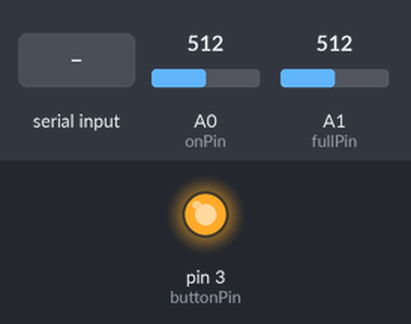
A sketch run on a simulated Arduino Uno, built with avr-gcc and run on an emulated ATmega328P. Shown: output pins drawn as LEDs (lit = HIGH). The test bench sets the inputs (shaded band); at power-on: A0 (onPin) = 512, A1 (fullPin) = 512. What the sketch prints to the serial monitor is not drawn.

Above: at 1.2 s.
1.3 s: "toggle_power" received over Serial
At 2.13 s:
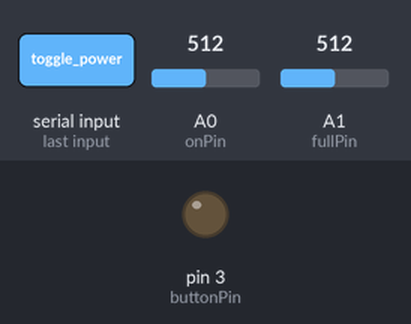
Timing chart, 0 to 4.3 s (numbered marks = the images above; inputs shaded):
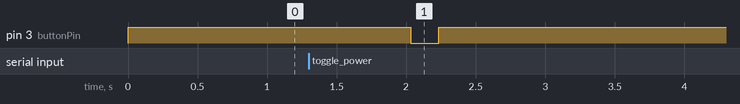

The sketch:

sketch.ino
```cpp
const int buttonPin = 3;
const int onPin = A0;
const int fullPin = A1;

bool isOn = false;
bool isFull = false;

void setup() {
  // Set button pin to HIGH immediately, otherwise humidifier toggles state on start.
  pinMode(buttonPin, OUTPUT);
  digitalWrite(buttonPin, HIGH);

  Serial.begin(9600);
}

void loop() {
  String command = readSerial();

  if (command == "toggle_power") {
    togglePower();
  }

  bool readIsOn = readOnState();
  bool readIsFull = readFullState();

  if(readIsOn != isOn) {
    isOn = readIsOn;
    Serial.println("{\"event\": \"on_state_changed\", \"new_value\": " + String(isOn) + "}");
  }

  if(readIsFull != isFull) {
    isFull = readIsFull;
    Serial.println("{\"event\": \"full_state_changed\", \"new_value\": " + String(isFull) + "}");
  }

  delay(1000);

}

String readSerial() {
  String command = "";

  while(Serial.available()) {
    char character = Serial.read();
    command.concat(character);
  }

  return command;
}

void togglePower() {
  // Fake user holding down button.
  digitalWrite(buttonPin, LOW);

  delay(200);

  // Fake user releasing button.
  digitalWrite(buttonPin, HIGH);

  Serial.println("{\"event\": \"power_toggled\"}");
}

bool readOnState() {
  int value = analogRead(onPin);
  float voltage = convertValueToVoltage(value);

  if(voltage > 4.5) {
    return false;
  } else {
    return true;
  }
}

bool readFullState() {
  int value = analogRead(fullPin);
  float voltage = convertValueToVoltage(value);

  if(voltage > 4.5) {
    return false;
  } else {
    return true;
  }
}

float convertValueToVoltage(int value) {
  return value * (5.0 / 1023.0);
}
```

Measured:
- after the input at 1.3 s, pin 3 (buttonPin): HIGH → LOW after 0.73 s, → HIGH 0.20 s later
